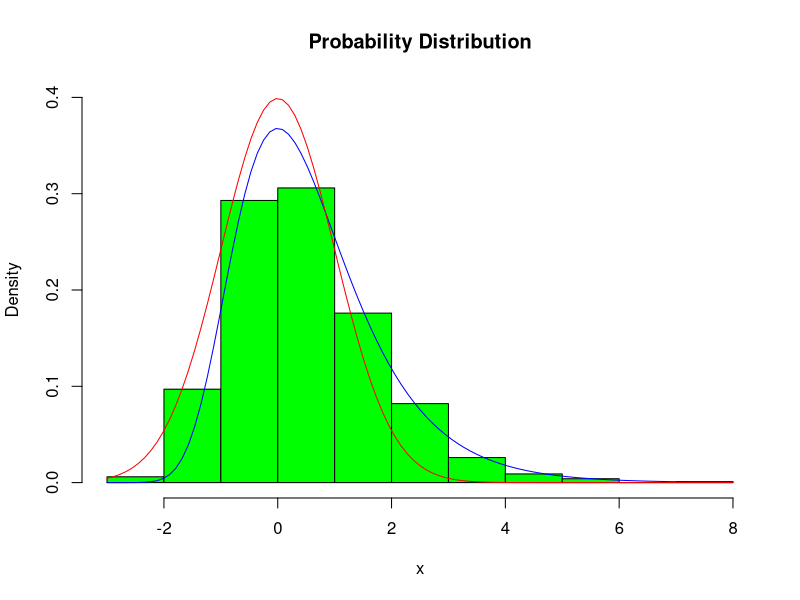

Write R code to recreate this figure.
## ---- chunk 1
knitr::opts_chunk$set(echo = TRUE)
## ---- chunk 2
n = 20
p = 0.7
m = n * p 
v = n * p * (1-p)
m
v
1-pnorm(15,m,sd=sqrt(v)/sqrt(100))
## ---- chunk 3
library(MASS)
require(mvtnorm)

sigma = matrix(c(3, 2, 2, 5), nrow = 2)
mu = c(9, 10)

success = logical()
for(i in 1:10000){
  x = mvrnorm(50, mu, sigma)
  xbar = mean(x[,1])
  ybar = mean(x[,2])
  success[i] = xbar+.5<ybar
}
mean(success)
phat = mean(success)
se = sqrt(phat*(1-phat)/10000)
phat + c(-1,1)*qnorm(.975)*se
prop.test(sum(success), length(success))

## ---- chunk 4
n = 1000 # Generate 1000 test values 
X1 = rchisq(n,10)
X2 = rgamma(n,shape = 1, rate = 2)
X3 = rt(n,3)
Y = sqrt((X1*X2)+(4*(X3^2)))
mean(Y)

## ---- chunk 5
set.seed(35646)
N <- 1000
n <- 1000
maxX <- c()

for(i in 1:N){
    maxX[i] <- max(rnorm(n))
}

an <- sqrt(2*log(n)) - 0.5*(log(log(n))+log(4*pi))*(2*log(n))^(-1/2)
bn <- (2*log(n))^(-1/2)

norm_maxX <- (maxX - an)/bn
# plot(1:1)
dev.new()

hist(norm_maxX, prob=TRUE,main= "Probability Distribution", ylim=c(0,0.4), col = "green", xlab="x", ylab = "Density")

curve(exp(-x)*exp(-exp(-x)), col = "blue", add=TRUE)
curve(dnorm(x), col = "red", add=TRUE)
